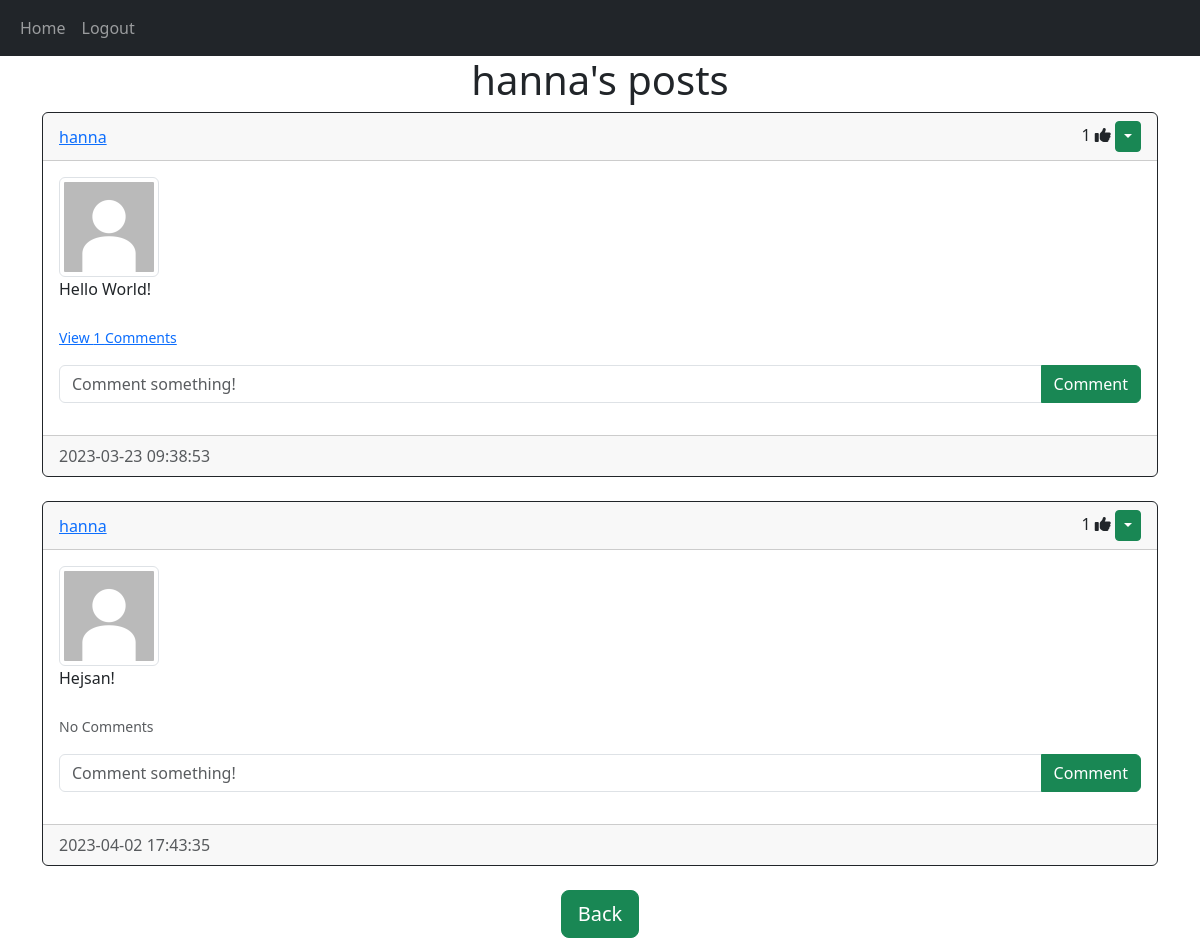
/posts/hanna (signed in), run on the app's committed database.
### website/models.py (models this page shows)
class User(db.Model, UserMixin):
    id = db.Column(db.Integer, primary_key=True)
    email = db.Column(db.String(150), unique=True)
    username = db.Column(db.String(150), unique=True)
    password = db.Column(db.String(150))
    date_created = db.Column(db.DateTime(timezone=True), default=func.now())
    posts = db.relationship("Post", backref="user", passive_deletes=True)
    comments = db.relationship("Comment", backref="user", passive_deletes=True)
    likes = db.relationship("Like", backref="user", passive_deletes=True)

class Post(db.Model):
    id = db.Column(db.Integer, primary_key=True)
    text = db.Column(db.Text, nullable=False)
    date_created = db.Column(db.DateTime(timezone=True), default=func.now())
    author = db.Column(db.Integer, db.ForeignKey("user.id", ondelete="CASCADE"), nullable=False)
    comments = db.relationship("Comment", backref="post", passive_deletes=True)
    likes = db.relationship("Like", backref="post", passive_deletes=True)

### website/views.py (the view)
@views.route("/posts/<username>")
@login_required
def posts(username):
    user = User.query.filter_by(username=username).first()
    if not user:
        flash("No user with that username exists.", category="error")
        return redirect(url_for("views.home"))
    posts = user.posts
    return render_template("posts.html", user=current_user, posts=posts, username=username)

### website/__init__.py (called while the page is built)
def create_app():
    app = Flask(__name__)
    app.config['SECRET_KEY'] = "helloworld"
    app.config['SQLALCHEMY_DATABASE_URI'] = f'sqlite:///{DB_NAME}'
    db.init_app(app)
    from .views import views
    from .auth import auth
    app.register_blueprint(views, url_prefix="/")
    app.register_blueprint(auth, url_prefix="/")
    from .models import User, Post, Comment, Like
    create_database(app)
    login_manager = LoginManager()
    login_manager.login_view = "auth.login"
    login_manager.init_app(app)
    @login_manager.user_loader
    def load_user(id):
        return User.query.get(int(id))
    return app

### website/templates/posts.html (shortened to what this page needs)
{% extends "posts_div.html" %}
{% block header %} {{username}}'s posts {% endblock %}
{% block footer %}
<div align="center">
    <a href="/home"><button type="button" class="btn btn-success btn-lg">Back</button></a>
</div>
{% endblock %}

### website/templates/posts_div.html (shortened to what this page needs)
{% extends "base.html" %}
{% block content%}
    <h1 align="center">{% block header %}Posts{% endblock %}</h1>
    <div id="posts">
      {% for post in posts %}
      <div class="card border-dark">
        <div class="card-header d-flex justify-content-between align-items-center">
          <a href="/posts/{{post.user.username}}">{{post.user.username}}</a>
          <div>
            <span id="likes-count-{{post.id}}">{{post.likes|length}}</span>
            {% if user.id in post.likes|map(attribute="author")|list %}
            <i
          class="fas fa-thumbs-up" id="like-button-{{post.id}}"onclick="like({{post.id}})"></i>
            {% else %}
            <i class="far fa-thumbs-up" id="like-button-{{post.id}}"onclick="like({{post.id}})"></i>
            {% endif %}
            {% if user.id == post.author %}
          <div class="btn-group">
            <button type="button" class="btn btn-sm btn-success dropdown-toggle" data-bs-toggle="dropdown"></button>
          </div>
          {% endif %}
        </div>
        </div>
        <div class="card-body">
          <img src="{{ url_for('static', filename='images/default.jpg')}}" width="100" class="img-thumbnail">
          <div class="card-text">{{post.text}}</div>
          <br>
          <p class="card-text">
            {% if post.comments|length > 0 %}
            <a data-bs-toggle="collapse" href="#comments-{{post.id}}" role="button">
              <small>View {{post.comments|length}} Comments</small>
            </a>
            {% else %}
            <small class="text-muted">No Comments</small>
            {% endif %}
          </p>
          <form class="input-group mb-3" method="POST" action="/create-comment/{{post.id}}">
            <input type="text" id="text" name="text" class="form-control" placeholder="Comment something!"/>
            <button type="submit" class="btn btn-success">Comment</button>
          </form>
        </div>
        <div class="card-footer text-muted">{{post.date_created}}</div>
      </div>
      <br> {% endfor %}
    </div>
    {% block footer %}{% endblock %}
{% endblock %}

### data on the page
User: username "hanna"
Post: user.username "hanna", likes|length "1", text "Hello World!", comments|length "1", date_created "2023-03-23 09:38:53"
Post: user.username "hanna", likes|length "1", text "Hejsan!", shows "No Comments", date_created "2023-04-02 17:43:35"
